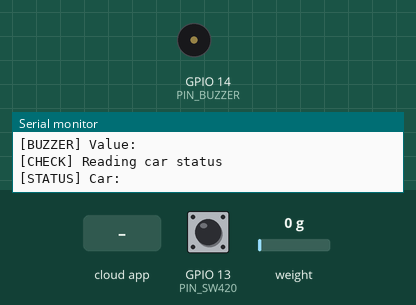
This sketch was run on a simulated ESP32. On the bench: buzzer (waves = sounding, pin HIGH), the last lines printed to the serial monitor. The test bench sets the inputs (shaded band); at power-on: GPIO 13 (PIN_SW420) LOW, weight on the scale 0 g. WiFi joins after 1.5 s; servers stay silent unless stated; the Firebase database answers and starts empty.

Above: at 5.2 s.
5.3 s: the phone or cloud app sets car_status to on
7.5 s: the phone or cloud app sets buzzer to on
At 9.2 s:
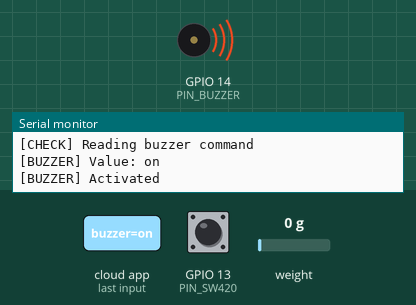
Timing chart, 0 to 11.5 s (numbered marks = the images above; inputs shaded):
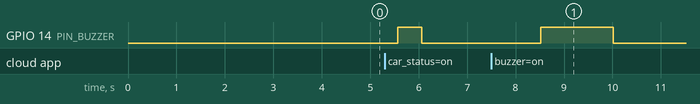

Measured:
- after the input at 7.5 s, GPIO 14 (PIN_BUZZER): LOW → HIGH after 1.0 s, → LOW 1.5 s later

The sketch:

ESP32DEV.ino
```cpp
#include <WiFi.h>
#include <FirebaseESP32.h>
#include <HX711.h>

// ──────────────────────────────────────────────────────
// WiFi Credentials
// ──────────────────────────────────────────────────────
const char* ssid     = "YOUR_WIFI_NAME";
const char* password = "YOUR_WIFI_PASSWORD";

// ──────────────────────────────────────────────────────
// Firebase Configuration
// ──────────────────────────────────────────────────────
#define FIREBASE_HOST "YOUR_FIREBASE_HOST"
#define FIREBASE_AUTH "YOUR_FIREBASE_AUTH"

// ──────────────────────────────────────────────────────
// Pin Definitions
// ──────────────────────────────────────────────────────
#define PIN_KY037_AO   34
#define PIN_SW420      13
#define PIN_BUZZER     14

#define HX711_DT       26
#define HX711_SCK      27

// ──────────────────────────────────────────────────────
// Thresholds
// ──────────────────────────────────────────────────────
#define SOUND_THRESHOLD      500
#define WEIGHT_THRESHOLD_G   200

#define SCALE_FACTOR         420.0
#define NUM_SAMPLES          10

// ──────────────────────────────────────────────────────
// Firebase Objects
// ──────────────────────────────────────────────────────
FirebaseData   fbBuzzer;
FirebaseData   fbStatus;
FirebaseData   fbSensor;

FirebaseConfig fbConfig;
FirebaseAuth   fbAuth;

// ──────────────────────────────────────────────────────
// HX711 Object
// ──────────────────────────────────────────────────────
HX711 scale;

// ──────────────────────────────────────────────────────
// Connect WiFi
// ──────────────────────────────────────────────────────
void connectWiFi() {

  Serial.print("[WiFi] Connecting");

  WiFi.begin(ssid, password);

  while (WiFi.status() != WL_CONNECTED) {
    delay(500);
    Serial.print(".");
  }

  Serial.println();
  Serial.print("[WiFi] Connected IP: ");
  Serial.println(WiFi.localIP());
}

// ──────────────────────────────────────────────────────
// Read Weight in Grams
// ──────────────────────────────────────────────────────
float readWeightGrams() {

  if (!scale.is_ready()) {
    Serial.println("[HX711] Not Ready");
    return 0.0;
  }

  float readings[NUM_SAMPLES];
  float sum = 0;

  // Collect samples
  for (int i = 0; i < NUM_SAMPLES; i++) {

    readings[i] = scale.get_units(1);

    sum += readings[i];

    delay(10);
  }

  // Mean
  float mean = sum / NUM_SAMPLES;

  // Standard deviation
  float varianceSum = 0;

  for (int i = 0; i < NUM_SAMPLES; i++) {
    varianceSum += pow(readings[i] - mean, 2);
  }

  float stddev = sqrt(varianceSum / NUM_SAMPLES);

  // Remove outliers
  float filteredSum = 0;
  int filteredCount = 0;

  for (int i = 0; i < NUM_SAMPLES; i++) {

    if (abs(readings[i] - mean) <= 2.0 * stddev) {

      filteredSum += readings[i];
      filteredCount++;
    }
  }

  float weightKg;

  if (filteredCount > 0) {
    weightKg = filteredSum / filteredCount;
  } else {
    weightKg = mean;
  }

  float weightGrams = weightKg * 1000.0;

  // Remove negative noise
  if (weightGrams < 0) {
    weightGrams = 0;
  }

  return weightGrams;
}

// ──────────────────────────────────────────────────────
// Setup
// ──────────────────────────────────────────────────────
void setup() {

  Serial.begin(115200);

  delay(1000);

  Serial.println();
  Serial.println("=================================");
  Serial.println(" CAR INTRUSION DETECTION SYSTEM ");
  Serial.println("=================================");

  // Pin setup
  pinMode(PIN_SW420, INPUT);

  pinMode(PIN_BUZZER, OUTPUT);
  digitalWrite(PIN_BUZZER, LOW);

  // HX711 setup
  scale.begin(HX711_DT, HX711_SCK);

  scale.set_scale(SCALE_FACTOR);

  delay(500);

  scale.tare();

  Serial.println("[HX711] Load Cell Ready");

  // WiFi
  connectWiFi();

  // Firebase setup
  fbConfig.host = FIREBASE_HOST;

  fbConfig.signer.tokens.legacy_token = FIREBASE_AUTH;

  Firebase.begin(&fbConfig, &fbAuth);

  Firebase.reconnectWiFi(true);

  fbBuzzer.setResponseSize(512);
  fbStatus.setResponseSize(512);
  fbSensor.setResponseSize(1024);

  Serial.print("[Firebase] Connecting");

  int retries = 0;

  while (!Firebase.ready() && retries < 20) {

    delay(500);

    Serial.print(".");

    retries++;
  }

  Serial.println();

  if (Firebase.ready()) {
    Serial.println("[Firebase] Connected");
  } else {
    Serial.println("[Firebase] Connection Timeout");
  }

  Serial.println("[SYSTEM] Setup Complete");
}

// ──────────────────────────────────────────────────────
// Main Loop
// ──────────────────────────────────────────────────────
void loop() {

  // Check Firebase connection
  if (!Firebase.ready()) {

    Serial.println("[Firebase] Not Ready");

    delay(1000);

    return;
  }

  // ──────────────────────────────────────────────
  // STEP 1: Check Remote Buzzer Command
  // ──────────────────────────────────────────────
  Serial.println();
  Serial.println("[CHECK] Reading buzzer command");

  if (Firebase.getString(
        fbBuzzer,
        "/commands/esp32dev/esp32-car-01/buzzer")) {

    String buzzerVal = fbBuzzer.stringData();

    buzzerVal.trim();

    Serial.println("[BUZZER] Value: " + buzzerVal);

    if (buzzerVal == "on") {

      Serial.println("[BUZZER] Activated");

      digitalWrite(PIN_BUZZER, HIGH);

      delay(1500);

      digitalWrite(PIN_BUZZER, LOW);

      // Reset buzzer command
      if (Firebase.setString(
            fbBuzzer,
            "/commands/esp32dev/esp32-car-01/buzzer",
            "off")) {

        Serial.println("[BUZZER] Reset Successful");

      } else {

        Serial.println(
          "[BUZZER] Reset Failed: " +
          fbBuzzer.errorReason()
        );
      }
    }

  } else {

    Serial.println(
      "[BUZZER] Read Error: " +
      fbBuzzer.errorReason()
    );
  }

  // ──────────────────────────────────────────────
  // STEP 2: Read Car Status
  // ──────────────────────────────────────────────
  Serial.println("[CHECK] Reading car status");

  bool carOn = false;

  if (Firebase.getString(
        fbStatus,
        "/commands/esp32dev/esp32-car-01/car_status")) {

    String status = fbStatus.stringData();

    status.trim();

    carOn = (status == "on");

    Serial.println("[STATUS] Car: " + status);

  } else {

    Serial.println(
      "[STATUS] Read Error: " +
      fbStatus.errorReason()
    );
  }

  // ──────────────────────────────────────────────
  // STEP 3: Sensor Monitoring
  // ──────────────────────────────────────────────
  if (carOn) {

    Serial.println("[SYSTEM] Car ON - Sensors Disabled");

  } else {

    // Read sensors
    int soundAnalog = analogRead(PIN_KY037_AO);

    bool vibration = digitalRead(PIN_SW420);

    float weightGrams = readWeightGrams();

    // Print values
    Serial.printf(
      "[SENSORS] Sound: %d | Vib: %d | Weight: %.1fg\n",
      soundAnalog,
      (int)vibration,
      weightGrams
    );

    // Detection logic
    bool soundDetected =
      (soundAnalog > SOUND_THRESHOLD);

    bool vibrationDetected =
      (vibration == HIGH);

    bool pressureDetected =
      (weightGrams > WEIGHT_THRESHOLD_G);

    // If any sensor triggered
    if (soundDetected ||
        vibrationDetected ||
        pressureDetected) {

      Serial.println("[ALERT] Intrusion Detected");

      // Create JSON
      FirebaseJson json;

      json.set("sound", soundAnalog);

      json.set("vibration", (int)vibration);

      json.set("pressure", weightGrams);

      json.set("sound_detected", soundDetected);

      json.set("vibration_detected", vibrationDetected);

      json.set("pressure_detected", pressureDetected);

      json.set("timestamp", millis());

      // Upload to Firebase
      if (Firebase.setJSON(
            fbSensor,
            "/data/sensors",
            json)) {

        Serial.println("[Firebase] Data Uploaded");

      } else {

        Serial.println(
          "[Firebase] Upload Error: " +
          fbSensor.errorReason()
        );
      }

      // Trigger buzzer locally
      digitalWrite(PIN_BUZZER, HIGH);

      delay(500);

      digitalWrite(PIN_BUZZER, LOW);
    }
  }

  // Loop delay
  delay(1000);
}
```
